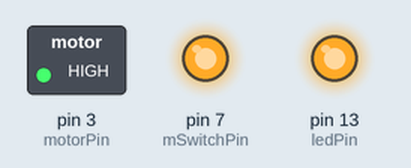
Recording of a sketch running on a simulated Arduino Uno, built with avr-gcc and run on an emulated ATmega328P. Shown: switched loads named in the sketch (green lamp = pin HIGH), output pins drawn as LEDs (lit = HIGH).

Above: at 0.07 s.
At 4.4 s:
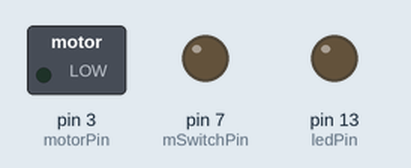
Timing chart, 0 to 11.2 s (numbered marks = the images above):
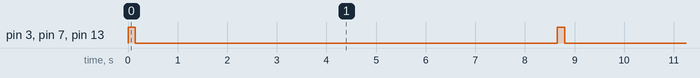

Measured:
- by itself, pin 3 (motorPin), pin 7 (mSwitchPin), pin 13 (ledPin): alternates HIGH for 0.15 s and LOW for 8.5 s

The sketch:

smokeMTest2.ino
```cpp
const int motorPin = 3;
const int mSwitchPin = 7;
const int ledPin = 13;


void setup()
{
  pinMode(motorPin, OUTPUT);
  pinMode(ledPin, OUTPUT);
  pinMode(mSwitchPin, OUTPUT);
}

void loop()
{
  analogWrite(motorPin, 255); //125
  digitalWrite(ledPin, HIGH);
  digitalWrite(mSwitchPin, HIGH);
  delay(150);

  analogWrite(motorPin, 0);
  digitalWrite(ledPin, LOW);
  digitalWrite(mSwitchPin, LOW);
  delay(8500); //8500
}
```
